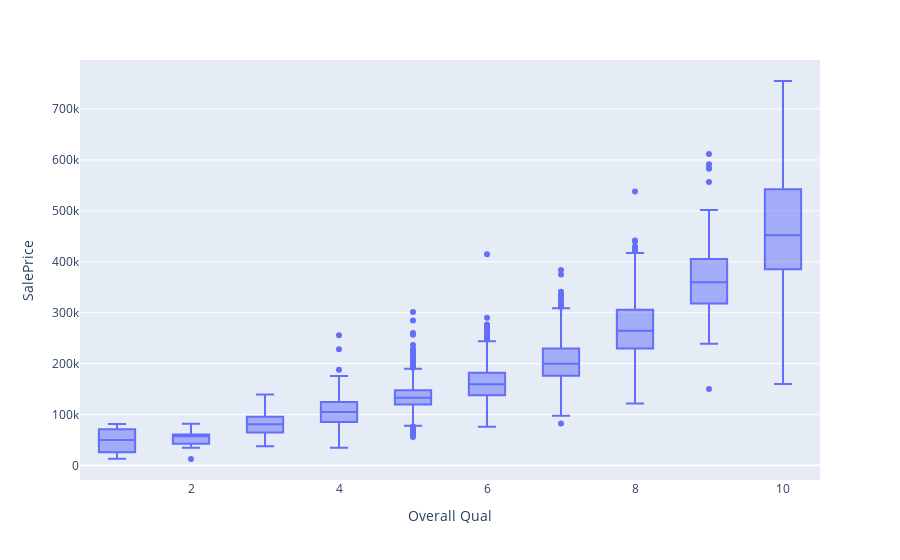

Notebook source saved alongside this figure:
### Code cell
#OverallQual OverallCond
fig = px.box(df_train, x='Overall Qual', y='SalePrice')
fig.show()

### Figure 1 — Plotly figure (JSON) as saved in the notebook; plotly's stock layout.template omitted (floating-point values rounded to 4 significant figures; data arrays with more than 128 entries replaced by an {"elided": "..."} marker saying what was removed)
{"data": [{"alignmentgroup": "True", "hovertemplate": "Overall Qual=%{x}<br>SalePrice=%{y}<extra></extra>", "legendgroup": "", "marker": {"color": "#636efa"}, "name": "", "notched": false, "offsetgroup": "", "orientation": "v", "showlegend": false, "type": "box", "x": {"elided": "2930 int values"}, "x0": " ", "xaxis": "x", "y": {"elided": "2930 int values"}, "y0": " ", "yaxis": "y"}], "layout": {"autosize": true, "boxmode": "group", "legend": {"tracegroupgap": 0}, "margin": {"t": 60}, "xaxis": {"anchor": "y", "autorange": true, "domain": [0, 1], "range": [0.5, 10.5], "title": {"text": "Overall Qual"}, "type": "linear"}, "yaxis": {"anchor": "x", "autorange": true, "domain": [0, 1], "range": [-28440.0, 796200.0], "title": {"text": "SalePrice"}, "type": "linear"}}}
